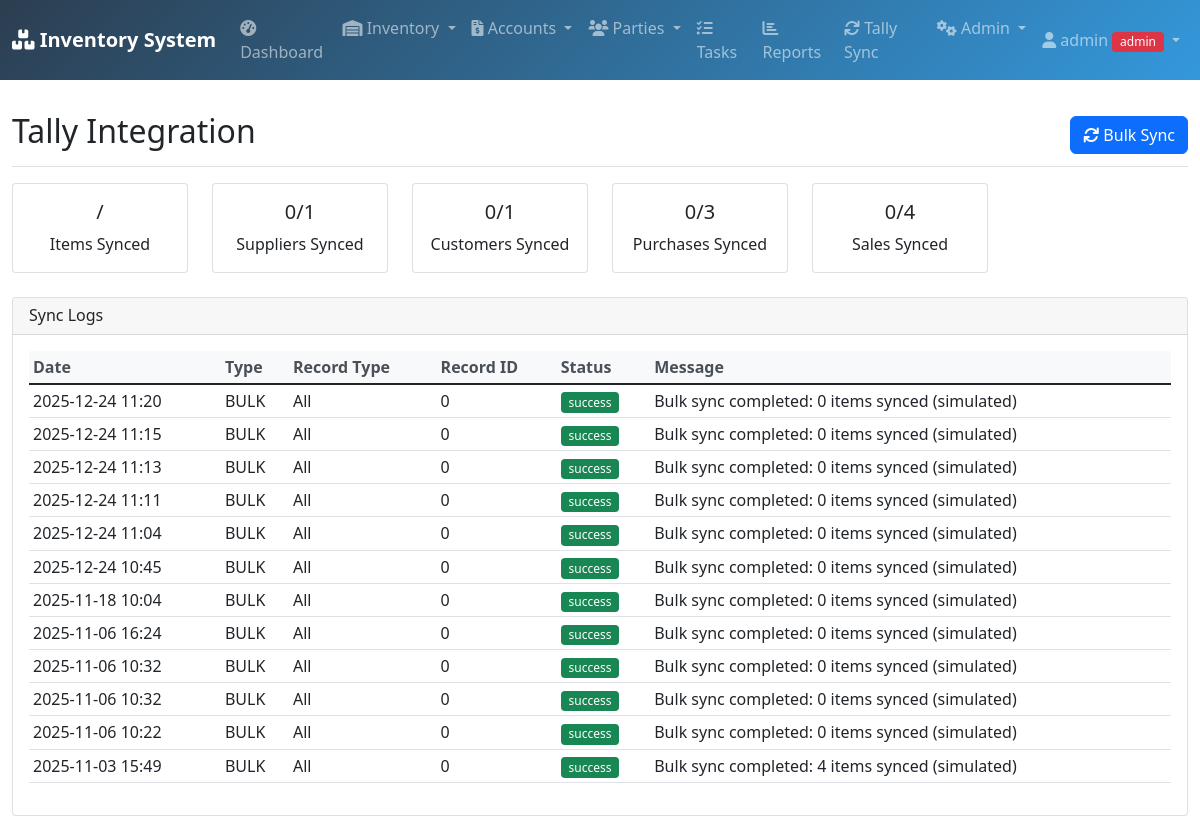
The page /tally_sync (signed in) on the database its author committed.
### database.py (models this page shows, shortened)
class User(UserMixin, db.Model):
    id = db.Column(db.Integer, primary_key=True)
    username = db.Column(db.String(80), unique=True, nullable=False)
    password = db.Column(db.String(120), nullable=False)
    role = db.Column(db.String(20), default='user')
    email = db.Column(db.String(120))
    phone = db.Column(db.String(20))
    created_date = db.Column(db.DateTime, default=datetime.utcnow)
    is_active = db.Column(db.Boolean, default=True)

class TallySyncLog(db.Model):
    id = db.Column(db.Integer, primary_key=True)
    sync_type = db.Column(db.String(50), nullable=False)
    record_id = db.Column(db.Integer, nullable=False)
    record_type = db.Column(db.String(50), nullable=False)
    status = db.Column(db.String(20), default='pending')
    message = db.Column(db.Text)
    created_date = db.Column(db.DateTime, default=datetime.utcnow)
    synced_date = db.Column(db.DateTime)

### app.py (the view)
@app.route('/tally_sync')
@login_required
def tally_sync():
    try:
        total_items = Item.query.count()
        synced_items = Item.query.filter_by(tally_synced=True).count()
        total_suppliers = Supplier.query.count()
        synced_suppliers = Supplier.query.filter_by(tally_synced=True).count()
        total_customers = Customer.query.count()
        synced_customers = Customer.query.filter_by(tally_synced=True).count()
        total_purchases = PurchaseOrder.query.count()
        synced_purchases = PurchaseOrder.query.filter_by(tally_synced=True).count()
        total_sales = SalesOrder.query.count()
        synced_sales = SalesOrder.query.filter_by(tally_synced=True).count()
        sync_logs = TallySyncLog.query.order_by(TallySyncLog.created_date.desc()).limit(50).all()
        stats = {
            'items': {'total': total_items, 'synced': synced_items},
            'suppliers': {'total': total_suppliers, 'synced': synced_suppliers},
            'customers': {'total': total_customers, 'synced': synced_customers},
            'purchases': {'total': total_purchases, 'synced': synced_purchases},
            'sales': {'total': total_sales, 'synced': synced_sales}
        }
        return render_template('tally_sync.html', stats=stats, logs=sync_logs)
    except Exception as e:
        flash(f'Error loading Tally sync page: {str(e)}', 'danger')
        return render_template('tally_sync.html', stats={}, logs=[])

### app.py (called while the page is built)
@login_manager.user_loader
def load_user(user_id):
    return User.query.get(int(user_id))

### templates/tally_sync.html
{% extends "base.html" %}
{% block content %}
<div class="d-flex justify-content-between flex-wrap flex-md-nowrap align-items-center pt-3 pb-2 mb-3 border-bottom">
    <h1 class="h2">Tally Integration</h1>
    <a href="{{ url_for('bulk_sync_to_tally') }}" class="btn btn-primary" onclick="return confirm('Sync all unsynced records to Tally?')">
        <i class="fas fa-sync"></i> Bulk Sync
    </a>
</div>
<div class="row mb-4">
    <div class="col-md-2">
        <div class="card text-center">
            <div class="card-body">
                <h5 class="card-title">{{ stats.items.synced }}/{{ stats.items.total }}</h5>
                <p class="card-text">Items Synced</p>
            </div>
        </div>
    </div>
    <div class="col-md-2">
        <div class="card text-center">
            <div class="card-body">
                <h5 class="card-title">{{ stats.suppliers.synced }}/{{ stats.suppliers.total }}</h5>
                <p class="card-text">Suppliers Synced</p>
            </div>
        </div>
    </div>
    <div class="col-md-2">
        <div class="card text-center">
            <div class="card-body">
                <h5 class="card-title">{{ stats.customers.synced }}/{{ stats.customers.total }}</h5>
                <p class="card-text">Customers Synced</p>
            </div>
        </div>
    </div>
    <div class="col-md-2">
        <div class="card text-center">
            <div class="card-body">
                <h5 class="card-title">{{ stats.purchases.synced }}/{{ stats.purchases.total }}</h5>
                <p class="card-text">Purchases Synced</p>
            </div>
        </div>
    </div>
    <div class="col-md-2">
        <div class="card text-center">
            <div class="card-body">
                <h5 class="card-title">{{ stats.sales.synced }}/{{ stats.sales.total }}</h5>
                <p class="card-text">Sales Synced</p>
            </div>
        </div>
    </div>
</div>
<div class="card">
    <div class="card-header">
        <h6 class="card-title mb-0">Sync Logs</h6>
    </div>
    <div class="card-body">
        <div class="table-responsive">
            <table class="table table-sm">
                <thead>
                    <tr>
                        <th>Date</th>
                        <th>Type</th>
                        <th>Record Type</th>
                        <th>Record ID</th>
                        <th>Status</th>
                        <th>Message</th>
                    </tr>
                </thead>
                <tbody>
                    {% for log in logs %}
                    <tr>
                        <td>{{ log.created_date.strftime('%Y-%m-%d %H:%M') }}</td>
                        <td>{{ log.sync_type }}</td>
                        <td>{{ log.record_type }}</td>
                        <td>{{ log.record_id }}</td>
                        <td>
                            <span class="badge bg-{{ 'success' if log.status == 'success' else 'danger' }}">
                                {{ log.status }}
                            </span>
                        </td>
                        <td>{{ log.message }}</td>
                    </tr>
                    {% endfor %}
                </tbody>
            </table>
        </div>
    </div>
</div>
{% endblock %}

### templates/base.html (shortened to what this page needs)
<!DOCTYPE html>
<html lang="en">
<head>
    <link href="https://cdn.jsdelivr.net/npm/bootstrap@5.1.3/dist/css/bootstrap.min.css" rel="stylesheet">
    <link href="https://cdnjs.cloudflare.com/ajax/libs/font-awesome/6.0.0/css/all.min.css" rel="stylesheet">
    <link href="{{ url_for('static', filename='style.css') }}" rel="stylesheet">
</head>
<body>
    <nav class="navbar navbar-expand-lg navbar-dark bg-dark">
        <div class="container-fluid">
            <a class="navbar-brand" href="{{ url_for('dashboard') }}">
                <i class="fas fa-boxes"></i> Inventory System
            </a>
            <div class="collapse navbar-collapse" id="navbarNav">
                <ul class="navbar-nav me-auto">
                    {% if current_user.is_authenticated %}
                    <li class="nav-item">
                        <a class="nav-link" href="{{ url_for('dashboard') }}">
                            <i class="fas fa-tachometer-alt"></i> Dashboard
                        </a>
                    </li>
                    <li class="nav-item dropdown">
                        <a class="nav-link dropdown-toggle" href="#" id="inventoryDropdown" role="button" data-bs-toggle="dropdown">
                            <i class="fas fa-warehouse"></i> Inventory
                        </a>
                    </li>
                    <li class="nav-item dropdown">
                        <a class="nav-link dropdown-toggle" href="#" id="accountsDropdown" role="button" data-bs-toggle="dropdown">
                            <i class="fas fa-file-invoice-dollar"></i> Accounts
                        </a>
                    </li>
                    <li class="nav-item dropdown">
                        <a class="nav-link dropdown-toggle" href="#" id="partiesDropdown" role="button" data-bs-toggle="dropdown">
                            <i class="fas fa-users"></i> Parties
                        </a>
                    </li>
                    <li class="nav-item">
                        <a class="nav-link" href="{{ url_for('tasks') }}">
                            <i class="fas fa-tasks"></i> Tasks
                        </a>
                    </li>
                    <li class="nav-item">
                        <a class="nav-link" href="{{ url_for('reports') }}">
                            <i class="fas fa-chart-bar"></i> Reports
                        </a>
                    </li>
                    <li class="nav-item">
                        <a class="nav-link" href="{{ url_for('tally_sync') }}">
                            <i class="fas fa-sync"></i> Tally Sync
                        </a>
                    </li>
                    {% if current_user.role == 'admin' %}
                    <li class="nav-item dropdown">
                        <a class="nav-link dropdown-toggle" href="#" id="adminDropdown" role="button" data-bs-toggle="dropdown">
                            <i class="fas fa-cogs"></i> Admin
                        </a>
                    </li>
                    {% endif %}
                    {% endif %}
                </ul>
                <ul class="navbar-nav">
                    {% if current_user.is_authenticated %}
                    <li class="nav-item dropdown">
                        <a class="nav-link dropdown-toggle" href="#" id="userDropdown" role="button" data-bs-toggle="dropdown">
                            <i class="fas fa-user"></i> {{ current_user.username }}
                            <span class="badge bg-{% if current_user.role == 'admin' %}danger{% else %}info{% endif %}">
                                {{ current_user.role }}
                            </span>
                        </a>
                    </li>
                    {% else %}
                    <li class="nav-item">
                        <a class="nav-link" href="{{ url_for('login') }}">
                            <i class="fas fa-sign-in-alt"></i> Login
                        </a>
                    </li>
                    {% endif %}
                </ul>
            </div>
        </div>
    </nav>
    <div class="container-fluid mt-3">
        {% block content %}{% endblock %}
    </div>
</body>
</html>

### static/style.css (style rules this page uses)
.table th { border-top: none; font-weight: 600; color: #495057; background-color: #f8f9fa; }
.badge { font-size: 0.75em; font-weight: 500; }
.btn { border-radius: 0.375rem; font-weight: 500; transition: all 0.2s; }
.navbar-brand { font-weight: 700; }
.navbar-dark { background: linear-gradient(135deg, #2c3e50 0%, #3498db 100%) !important; }

### rows shown on the page
User: username "admin", role "admin"
TallySyncLog: created_date "2025-12-24 11:20", sync_type "BULK", record_type "All", record_id "0", status "success", message "Bulk sync completed: 0 items synced (simulated)"
TallySyncLog: created_date "2025-12-24 11:15", sync_type "BULK", record_type "All", record_id "0", status "success", message "Bulk sync completed: 0 items synced (simulated)"
TallySyncLog: created_date "2025-12-24 11:13", sync_type "BULK", record_type "All", record_id "0", status "success", message "Bulk sync completed: 0 items synced (simulated)"
TallySyncLog: created_date "2025-12-24 11:11", sync_type "BULK", record_type "All", record_id "0", status "success", message "Bulk sync completed: 0 items synced (simulated)"
TallySyncLog: created_date "2025-12-24 11:04", sync_type "BULK", record_type "All", record_id "0", status "success", message "Bulk sync completed: 0 items synced (simulated)"
TallySyncLog: created_date "2025-12-24 10:45", sync_type "BULK", record_type "All", record_id "0", status "success", message "Bulk sync completed: 0 items synced (simulated)"
TallySyncLog: created_date "2025-11-18 10:04", sync_type "BULK", record_type "All", record_id "0", status "success", message "Bulk sync completed: 0 items synced (simulated)"
TallySyncLog: created_date "2025-11-06 16:24", sync_type "BULK", record_type "All", record_id "0", status "success", message "Bulk sync completed: 0 items synced (simulated)"
TallySyncLog: created_date "2025-11-06 10:32", sync_type "BULK", record_type "All", record_id "0", status "success", message "Bulk sync completed: 0 items synced (simulated)"
TallySyncLog: created_date "2025-11-06 10:32", sync_type "BULK", record_type "All", record_id "0", status "success", message "Bulk sync completed: 0 items synced (simulated)"
TallySyncLog: created_date "2025-11-06 10:22", sync_type "BULK", record_type "All", record_id "0", status "success", message "Bulk sync completed: 0 items synced (simulated)"
TallySyncLog: created_date "2025-11-03 15:49", sync_type "BULK", record_type "All", record_id "0", status "success", message "Bulk sync completed: 4 items synced (simulated)"

### other values the page prints
{{ stats.suppliers.synced }} "0"
{{ stats.suppliers.total }} "1"
{{ stats.customers.synced }} "0"
{{ stats.customers.total }} "1"
{{ stats.purchases.synced }} "0"
{{ stats.purchases.total }} "3"
{{ stats.sales.synced }} "0"
{{ stats.sales.total }} "4"
